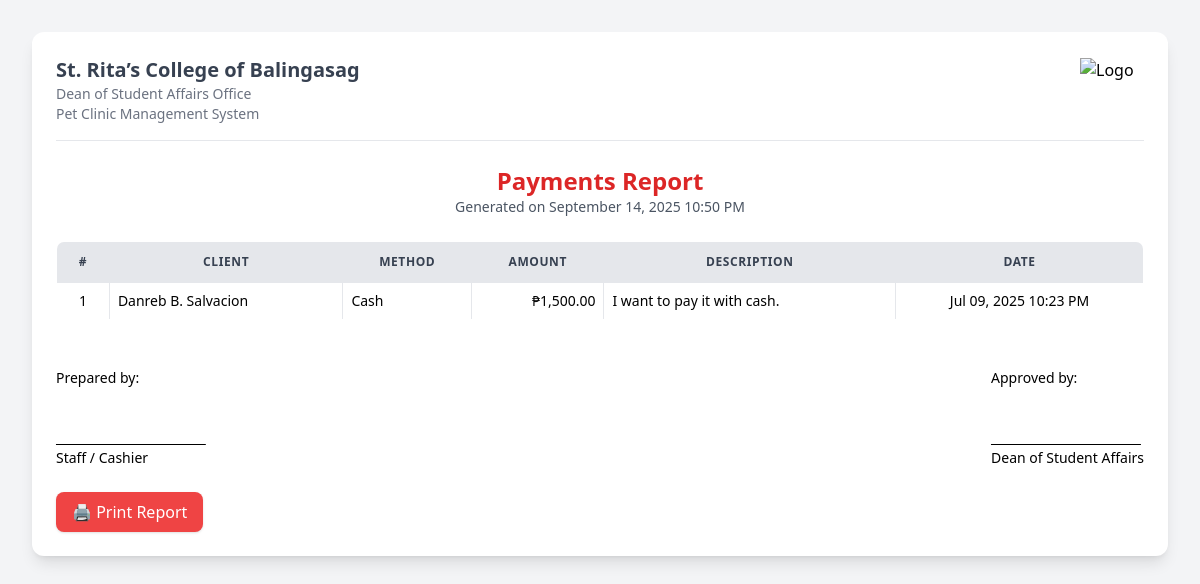
The app's page /reports.php, older data.
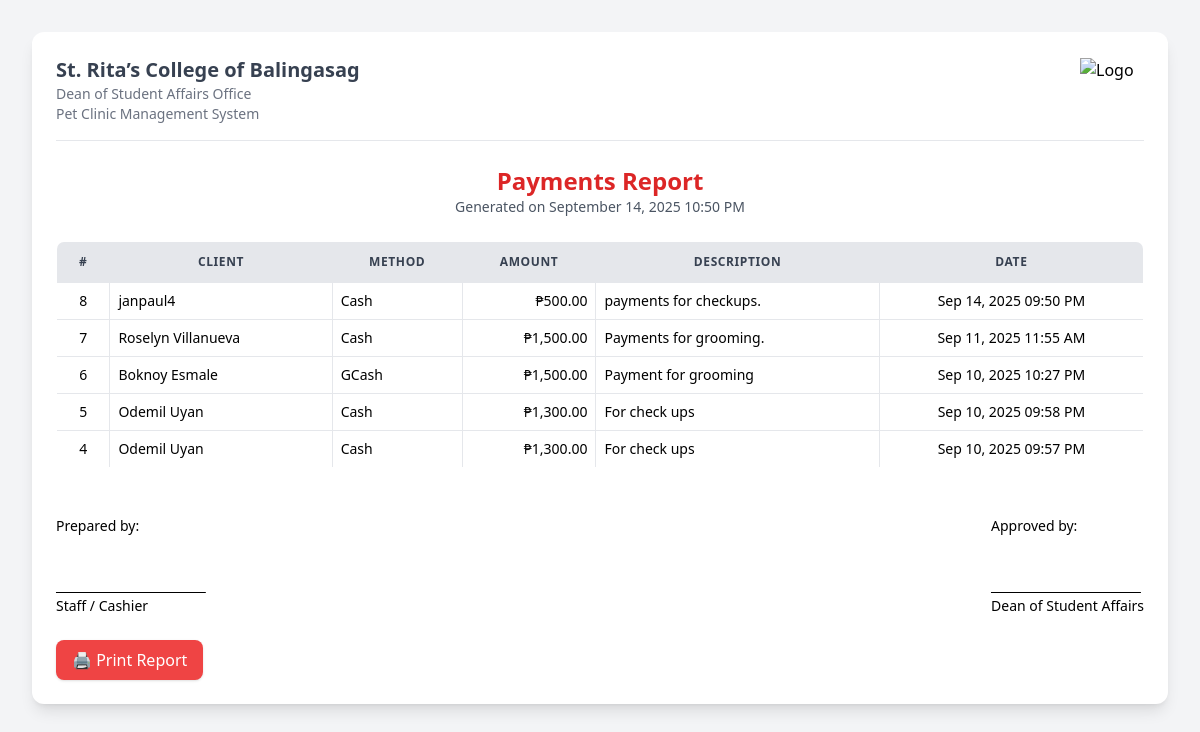
The same page, newer data.
### tables this page shows
CREATE TABLE `payments` (
  `payment_id` int(11) NOT NULL,
  `client_name` varchar(100) NOT NULL,
  `method_id` int(11) NOT NULL,
  `amount` decimal(10,2) NOT NULL,
  `description` varchar(255) DEFAULT NULL,
  `date` datetime NOT NULL
);

CREATE TABLE `payment_methods` (
  `method_id` int(11) NOT NULL,
  `method_name` varchar(50) NOT NULL
);

### reports.php (the view, shortened to what this page needs)
<?php
include 'db.php';
$query = "
    SELECT p.payment_id, p.client_name, m.method_name, p.amount, p.description, p.date
    FROM payments p
    JOIN payment_methods m ON p.method_id = m.method_id
    ORDER BY p.date DESC
";
$stmt = $pdo->prepare($query);
$stmt->execute();
$payments = $stmt->fetchAll(PDO::FETCH_ASSOC);
$generatedDate = date("F d, Y h:i A");
?>
<!DOCTYPE html>
<html lang="en">
<head>
    <script src="https://cdn.tailwindcss.com"></script>
</head>
<body class="bg-gray-100 p-8">
    <div class="max-w-6xl mx-auto bg-white shadow-lg rounded-xl p-6">
        <div class="flex justify-between items-center border-b pb-4 mb-6">
            <div>
                <h2 class="text-xl font-bold text-gray-700">St. Rita’s College of Balingasag</h2>
                <p class="text-sm text-gray-500">Dean of Student Affairs Office</p>
                <p class="text-sm text-gray-500">Pet Clinic Management System</p>
            </div>
            <div>
                <img src="../Images/logo.png" alt="Logo" class="h-16 w-16">
            </div>
        </div>
        <div class="text-center mb-6">
            <h1 class="text-2xl font-bold text-red-600">Payments Report</h1>
            <p class="text-sm text-gray-600">Generated on <?= $generatedDate ?></p>
        </div>
        <div id="reportArea">
            <table class="w-full border border-gray-400 rounded-lg overflow-hidden text-sm">
                <thead class="bg-gray-200 text-gray-700 uppercase text-xs tracking-wider">
                    <tr>
                        <th class="p-3 border">#</th>
                        <th class="p-3 border">Client</th>
                        <th class="p-3 border">Method</th>
                        <th class="p-3 border">Amount</th>
                        <th class="p-3 border">Description</th>
                        <th class="p-3 border">Date</th>
                    </tr>
                </thead>
                <tbody>
                    <?php foreach ($payments as $row): ?>
                        <tr class="hover:bg-gray-50">
                            <td class="p-2 border text-center"><?= $row['payment_id'] ?></td>
                            <td class="p-2 border"><?= htmlspecialchars($row['client_name']) ?></td>
                            <td class="p-2 border"><?= htmlspecialchars($row['method_name']) ?></td>
                            <td class="p-2 border text-right">₱<?= number_format($row['amount'], 2) ?></td>
                            <td class="p-2 border"><?= htmlspecialchars($row['description']) ?></td>
                            <td class="p-2 border text-center"><?= date("M d, Y h:i A", strtotime($row['date'])) ?></td>
                        </tr>
                    <?php endforeach; ?>
                </tbody>
            </table>
        </div>
        <div class="mt-12 flex justify-between text-sm">
            <div>
                <p>Prepared by:</p>
                <br><br>
                <p class="font-semibold underline">__________________________</p>
                <p>Staff / Cashier</p>
            </div>
            <div>
                <p>Approved by:</p>
                <br><br>
                <p class="font-semibold underline">__________________________</p>
                <p>Dean of Student Affairs</p>
            </div>
        </div>
        <div class="mt-6 no-print">
            <button onclick="printReport()"
                class="bg-red-500 hover:bg-red-600 text-white px-4 py-2 rounded-lg shadow">
                🖨️ Print Report
            </button>
        </div>
    </div>
</body>
</html>

Row changes from the older to the newer data that the page shows:
removed payments: payment_id "1", client_name "Danreb B. Salvacion", method.method_name "Cash", amount "1,500.00", description "I want to pay it with cash.", date "Jul 09, 2025 10:23 PM"
added payments: payment_id "8", client_name "janpaul4", method.method_name "Cash", amount "500.00", description "payments for checkups.", date "Sep 14, 2025 09:50 PM"
added payments: payment_id "7", client_name "Roselyn Villanueva", method.method_name "Cash", amount "1,500.00", description "Payments for grooming.", date "Sep 11, 2025 11:55 AM"
added payments: payment_id "6", client_name "Boknoy Esmale", method.method_name "GCash", amount "1,500.00", description "Payment for grooming", date "Sep 10, 2025 10:27 PM"
added payments: payment_id "5", client_name "Odemil Uyan", method.method_name "Cash", amount "1,300.00", description "For check ups", date "Sep 10, 2025 09:58 PM"
added payments: payment_id "4", client_name "Odemil Uyan", method.method_name "Cash", amount "1,300.00", description "For check ups", date "Sep 10, 2025 09:57 PM"
